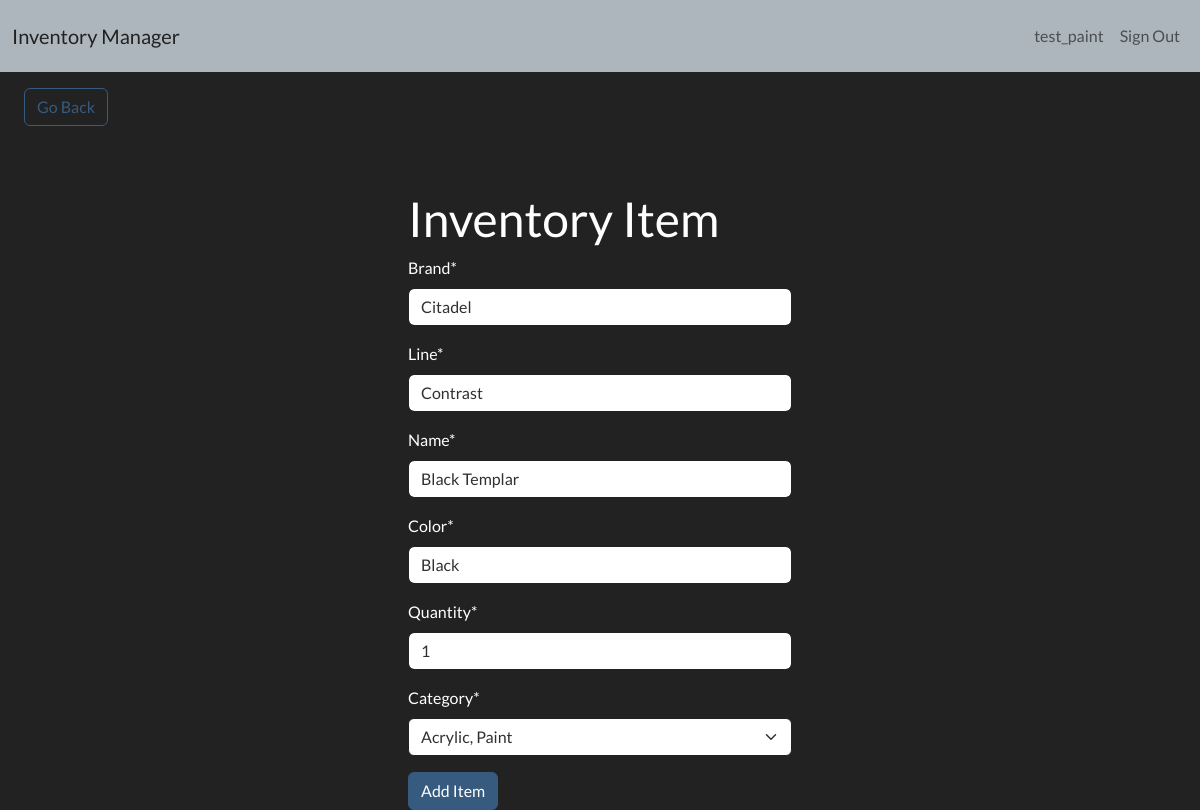
The page /edit-item/1 (signed in) on the database its author committed.
### inventory/models.py (models this page shows, shortened)
class InventoryItem(models.Model):
	brand = models.CharField(max_length=200, default='n/a')
	line = models.CharField(max_length=200, default='n/a')
	name = models.CharField(max_length=200, default='n/a')
	color = models.CharField(max_length=200, default='n/a')
	quantity = models.IntegerField()
	category = models.ForeignKey('Category', on_delete=models.SET_NULL, blank=True, null=True)
	date_created = models.DateTimeField(auto_now_add=True)
	user = models.ForeignKey(User, on_delete=models.CASCADE)

class Category(models.Model):
	name = models.CharField(max_length=200)
	class Meta:
		verbose_name_plural = 'categories'
	def __str__(self):
		return self.name

### inventory/views.py (the view)
# urls.py: path('edit-item/<int:pk>', EditItem.as_view(), name='edit-item'),
class EditItem(LoginRequiredMixin, UpdateView):
	model = InventoryItem
	form_class = InventoryItemForm
	template_name = 'inventory/item_form.html'
	success_url = reverse_lazy('dashboard')

### inventory/forms.py
class InventoryItemForm(forms.ModelForm):
	category = forms.ModelChoiceField(queryset=Category.objects.all(), initial=0)
	class Meta:
		model = InventoryItem
		fields = ['brand', 'line', 'name', 'color', 'quantity', 'category']

### inventory/templates/inventory/item_form.html (shortened to what this page needs)
{% extends 'inventory/base.html' %}
{% load crispy_forms_tags %}
{% block content %}
	<a href="{% url 'dashboard' %}" class="btn btn-outline-primary my-3 mx-4">Go Back</a>
	<div class="row">
		<div class="col-11 col-md-4 mx-auto mt-5">
			<h1>Inventory Item</h1>
			<form method="POST">
				{{ form|crispy }}
				<div class="mt-3">
					<button class="btn btn-primary">Add Item</button>
				</div>
			</form>
		</div>
	</div>
{% endblock content %}

### inventory/templates/inventory/nav_bar.html (shortened to what this page needs)
<nav class="navbar navbar-expand-lg bg-light">
	<div class="container-fluid">
		<a class="navbar-brand" href="{% url 'index' %}">Inventory Manager</a>
		<div class="collapse navbar-collapse justify-content-end" id="navbarNav">
			<ul class="navbar-nav">
				{% if user.is_authenticated %}
					<li class="nav-item">
						<a class="nav-link" href="#">{{ user.username }}</a>
					</li>
					<li class="nav-item">
						<a class="nav-link" href="{% url 'logout' %}">Sign Out</a>
					</li>
				{% endif %}
			</ul>
		</div>
	</div>
</nav>

### rows shown on the page
InventoryItem: brand "Citadel", line "Contrast", name "Black Templar", color "Black", quantity "1", category "Acrylic, Paint"

### other values the page prints
{{ user.username }} "test_paint"
